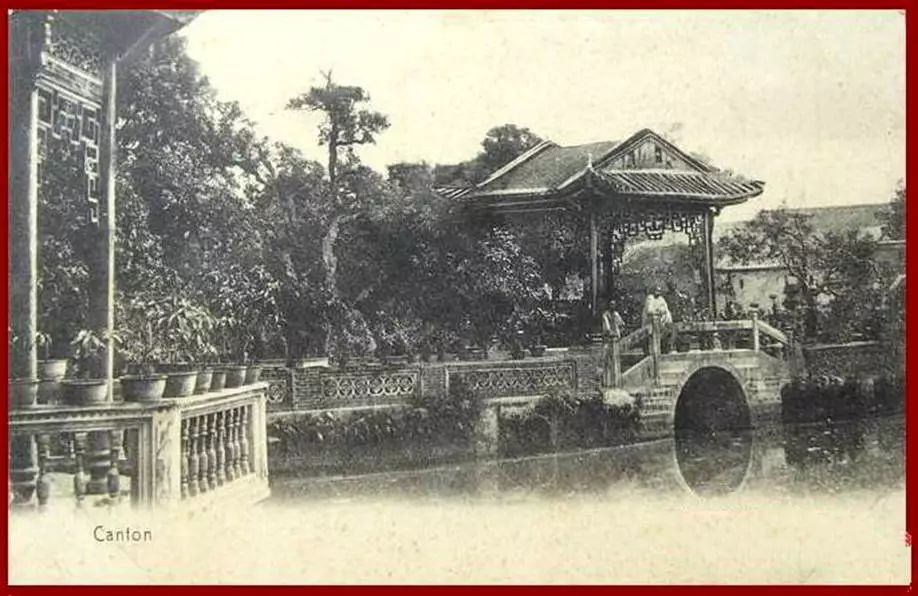
#> input picture images/1.jpg, 918 x 596 px, found by its file name
$ python HistogramEqualization.py
#> lines starting #> are read from the running program, lines starting #| are printed output that depends on the picture
#%% import
import numpy as np
import cv2 as cv
from matplotlib import pyplot as plt

#%%  numpy implementation
img = cv.imread('images/1.jpg', 0)
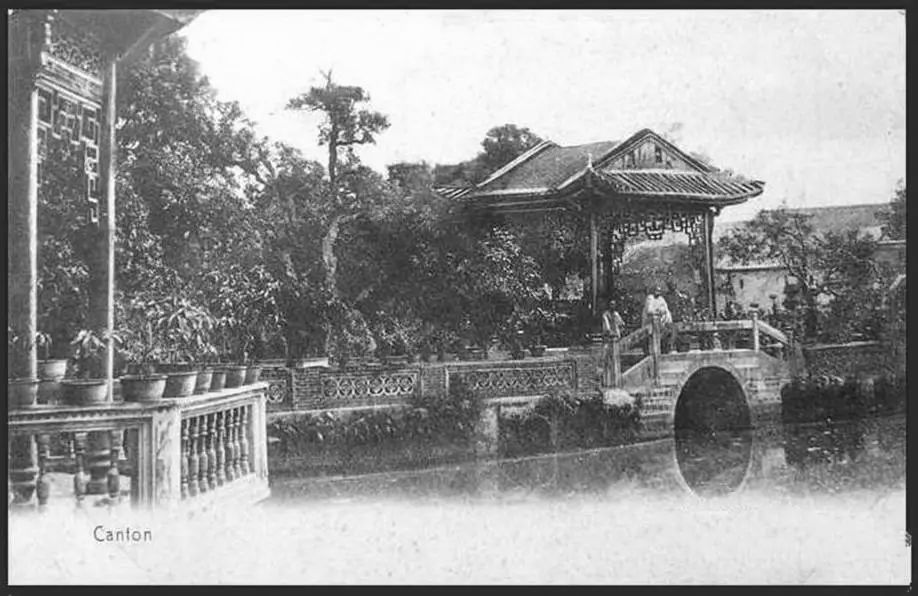
#> img: shape (596, 918); min 9, max 255, mean 149.6
hist, bins = np.histogram(img.flatten(), 256, [0, 256])
#> hist = 256 values, max 8715 at index 233, min 0 at index 0, mean 2137.2; bins = 257 values from 0 to 256
cdf = hist.cumsum()
#> cdf = 256 values from 0 to 547128
cdf_normalized = cdf * float(hist.max()) / cdf.max()
#> cdf_normalized = 256 values from 0 to 8715
plt.plot(cdf_normalized, color='b')
plt.hist(img.flatten(), 256, [0, 256], color='r')
plt.xlim([0, 256])
plt.legend(('cdf', 'histogram'), loc='upper left')
plt.show()
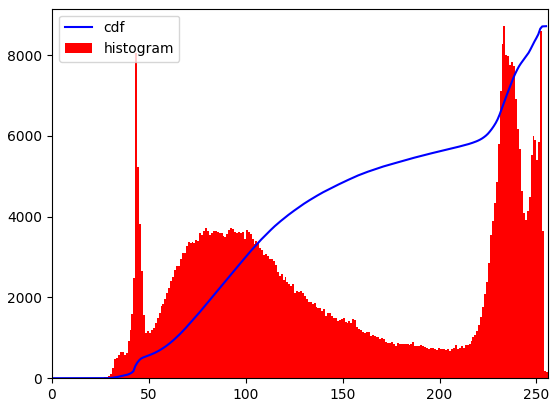
#> figure drawn by matplotlib, 1 panel; tallest bar 8715 high, from x = 233 to 234; curve peaks at x = 255, y = 8715

cdf_m = np.ma.masked_equal(cdf, 0)
cdf_m = (cdf_m - cdf_m.min())*255/(cdf_m.max()-cdf_m.min())
cdf = np.ma.filled(cdf_m, 0).astype('uint8')
#> cdf = 256 values from 0 to 255
img2 = cdf[img]
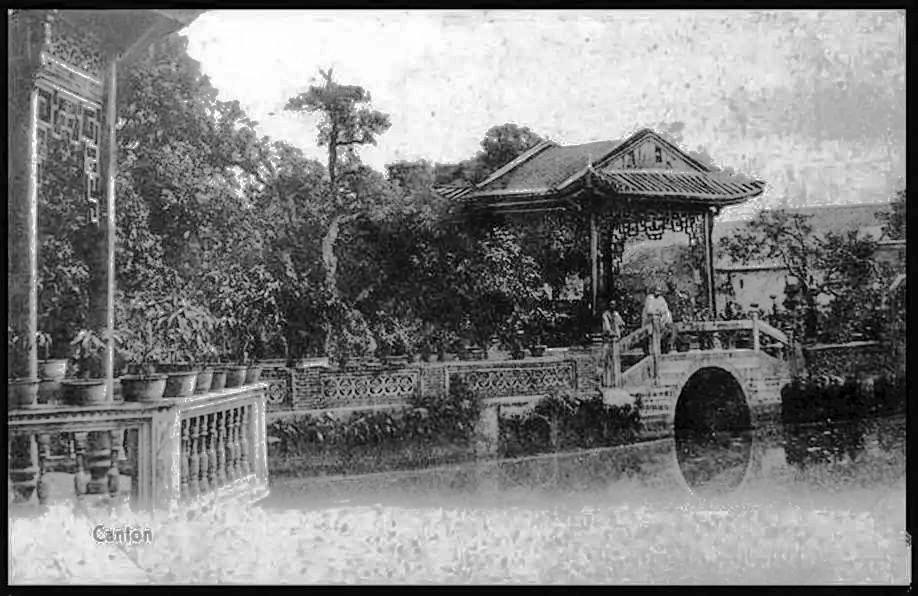
#> img2: shape (596, 918); min 0, max 255, mean 127.9
plt.imshow(img)
plt.imshow(img2)

# in opencv
img = cv.imread('images/1.jpg', 0)
equ = cv.equalizeHist(img)
res = np.hstack((img, equ))  # stacking images side-by-side
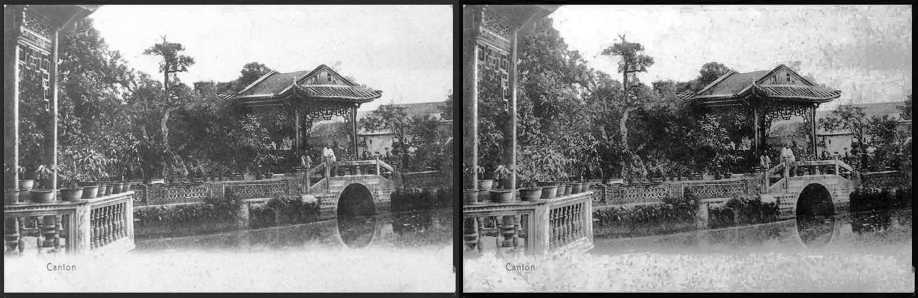
#> res: shape (596, 1836) (shown at 1/2 size); min 0, max 255, mean 139
plt.imshow(res)

#%% adaptive histogram equalization
img = cv.imread('images/1.jpg', 0)
# create a CLAHE object (Arguments are optional).
clahe = cv.createCLAHE(clipLimit=2.0, tileGridSize=(8, 8))
cl1 = clahe.apply(img)
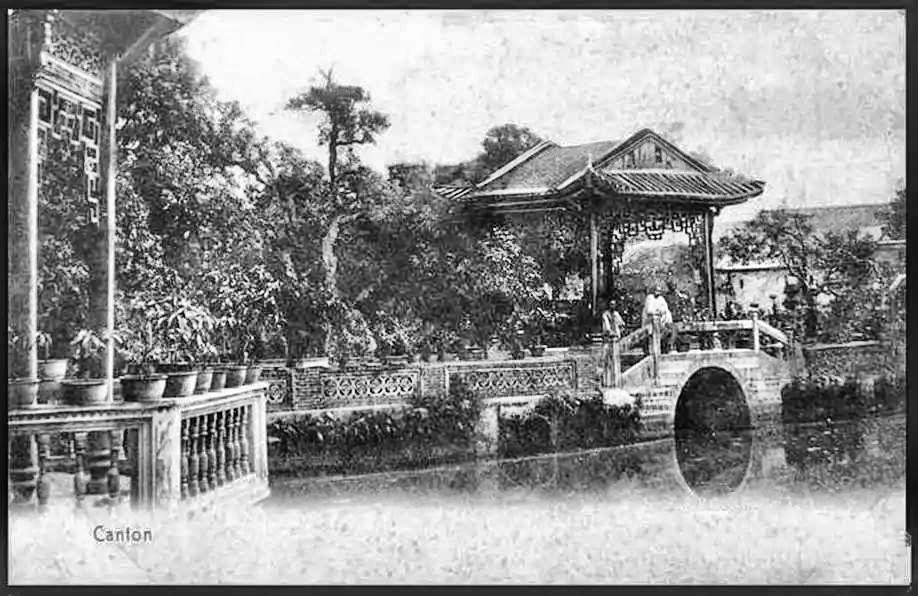
#> cl1: shape (596, 918); min 1, max 255, mean 147.3
plt.imshow(cl1)


#%%

$ run again, with images/2.jpg copied over images/1.jpg
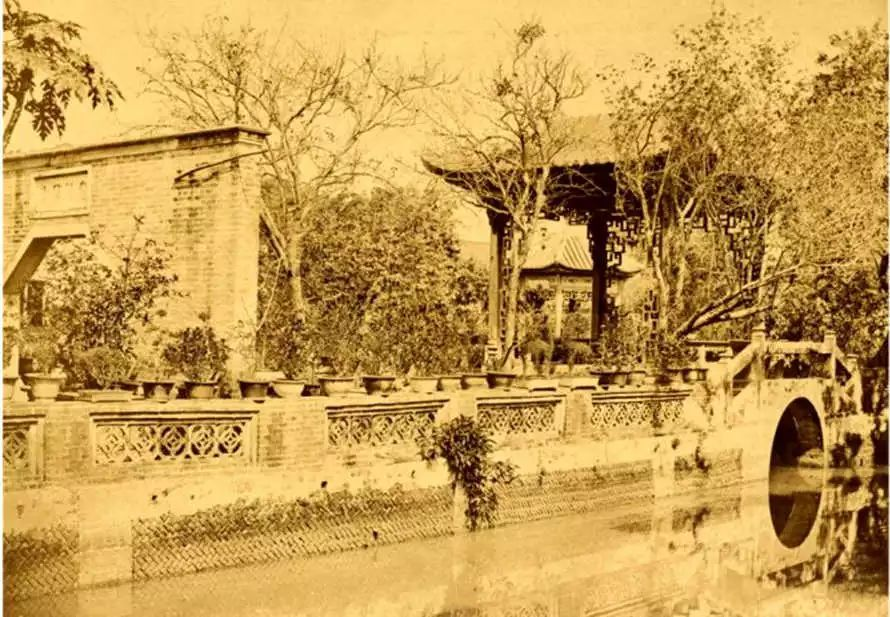
#> input picture images/2.jpg, 890 x 617 px, found by its file name
#> hist = 256 values, max 10537 at index 215, min 4 at index 0, mean 2145; bins = 257 values from 0 to 256
#> `cdf = hist.cumsum()`: cdf = 256 values from 4 to 549130
#> cdf_normalized = 256 values from 0.0768 to 10537
#> `plt.show()`:
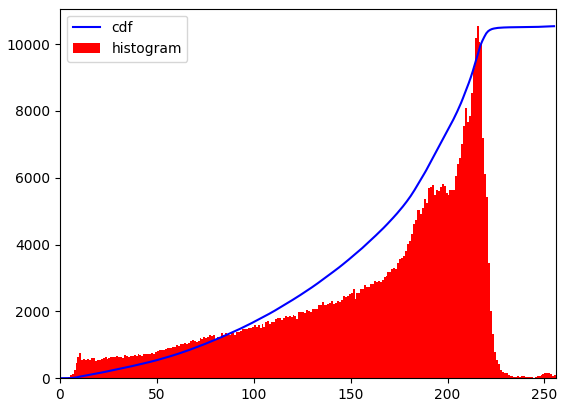
#> figure drawn by matplotlib, 1 panel; tallest bar 10537 high, from x = 215 to 216; curve peaks at x = 255, y = 10537
#> `cdf = np.ma.filled(cdf_m, 0).astype('uint8')`: cdf = 256 values from 0 to 255
#> `cl1 = clahe.apply(img)`:
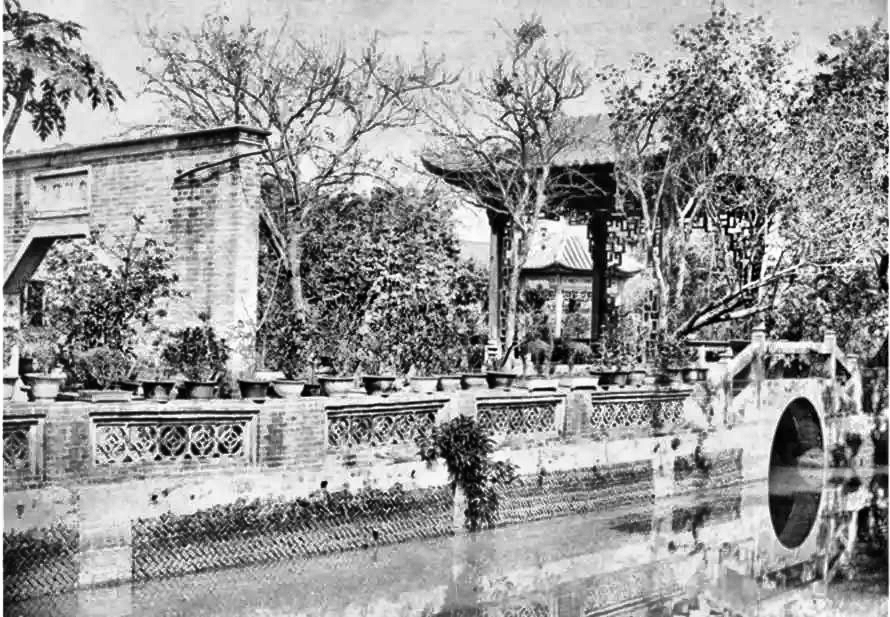
#> cl1: shape (617, 890); min 0, max 255, mean 152

$ run again, with images/3.jpg copied over images/1.jpg
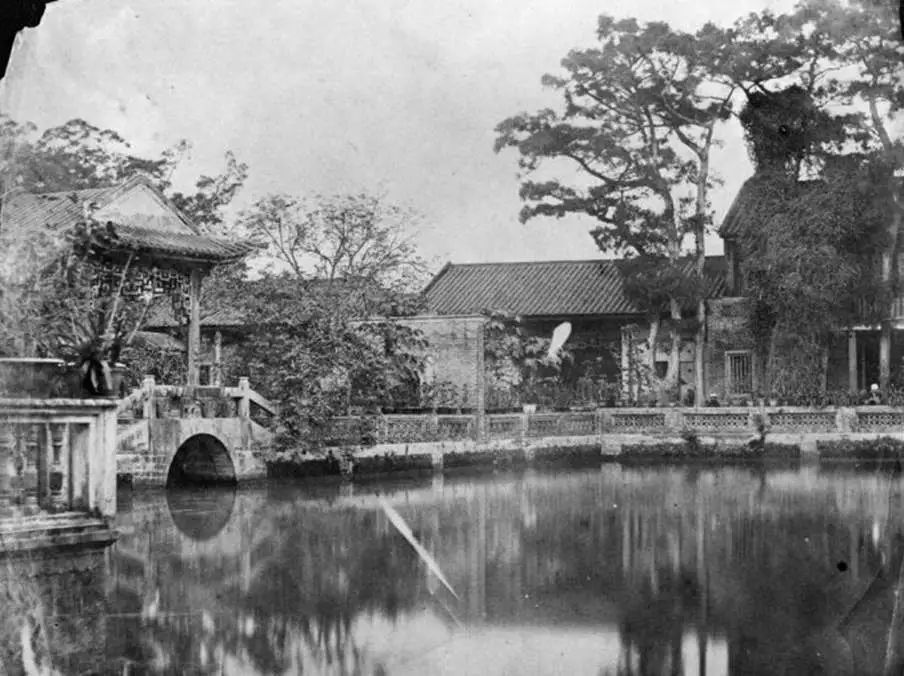
#> input picture images/3.jpg, 904 x 676 px, found by its file name
#> img is the input picture: shape (676, 904); min 0, max 255, mean 129.1
#> hist = 256 values, max 5481 at index 221, min 3 at index 255, mean 2387.1; bins = 257 values from 0 to 256
#> `cdf = hist.cumsum()`: cdf = 256 values from 92 to 611104
#> cdf_normalized = 256 values from 0.825 to 5481
#> `plt.show()`:
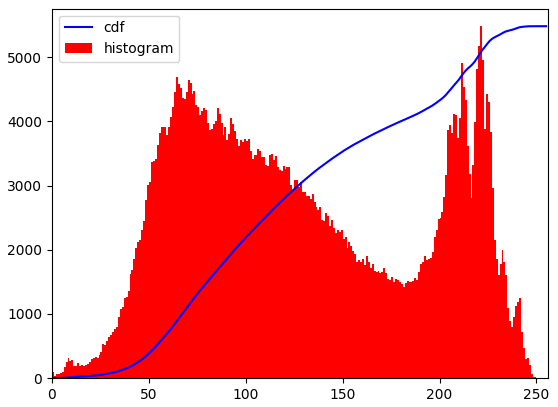
#> figure drawn by matplotlib, 1 panel; tallest bar 5481 high, from x = 221 to 222; curve peaks at x = 255, y = 5481
#> `cdf = np.ma.filled(cdf_m, 0).astype('uint8')`: cdf = 256 values from 0 to 255
#> `cl1 = clahe.apply(img)`:
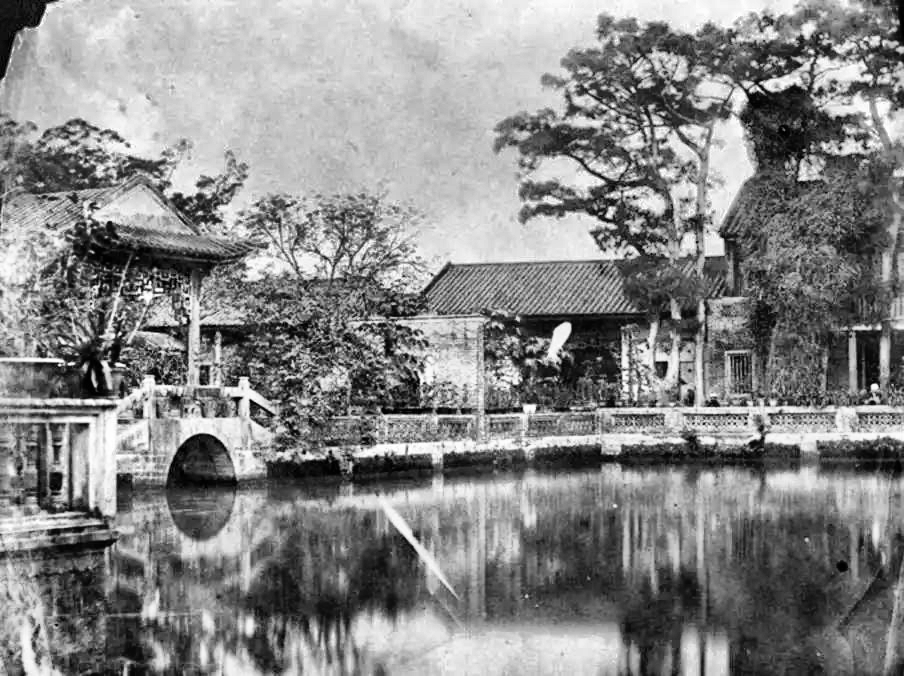
#> cl1: shape (676, 904); min 0, max 255, mean 135.6

$ run again, with images/4.jpg copied over images/1.jpg
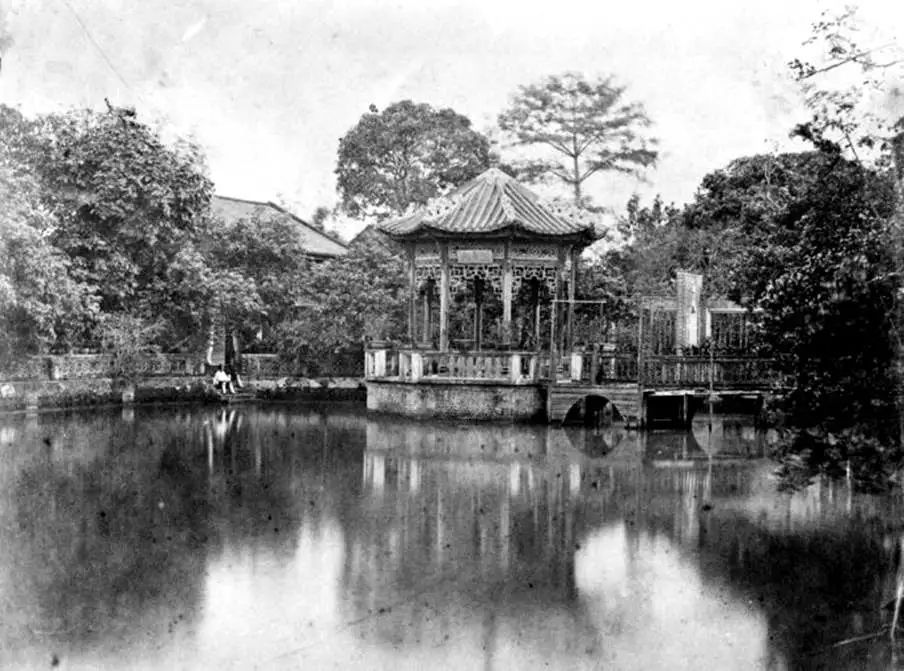
#> input picture images/4.jpg, 904 x 671 px, found by its file name
#> img is the input picture: shape (671, 904); min 0, max 255, mean 136.3
#> hist = 256 values, max 12141 at index 255, min 1075 at index 195, mean 2369.5; bins = 257 values from 0 to 256
#> `cdf = hist.cumsum()`: cdf = 256 values from 5228 to 606584
#> cdf_normalized = 256 values from 104.6 to 12141
#> `plt.show()`:
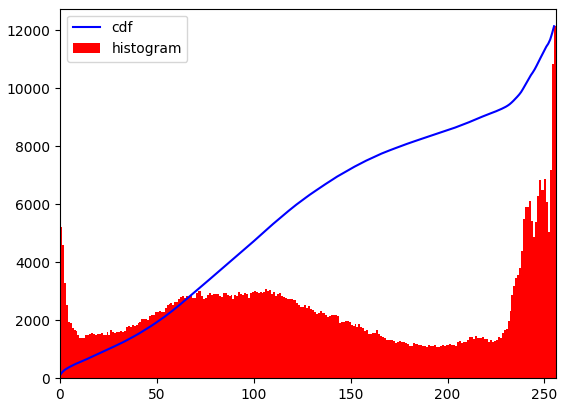
#> figure drawn by matplotlib, 1 panel; tallest bar 12141 high, from x = 255 to 256; curve peaks at x = 255, y = 12141
#> `cdf = np.ma.filled(cdf_m, 0).astype('uint8')`: cdf = 256 values from 0 to 255
#> `cl1 = clahe.apply(img)`:
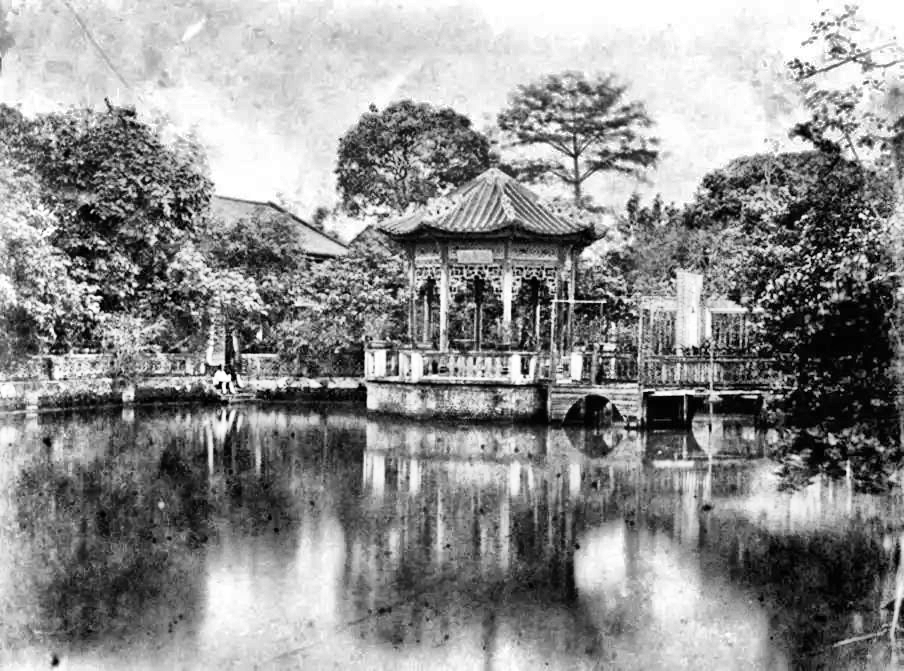
#> cl1: shape (671, 904); min 0, max 255, mean 142.7
